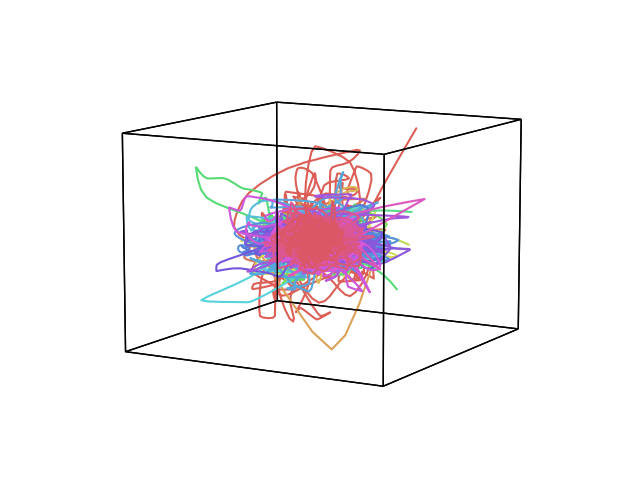
#> input picture auto_examples/images/sphx_glr_analyze_001.png, 640 x 480 px
$ python -i colors.py   (imports and definitions only)   (older library calls are emulated)
#> lines starting #> are read from the running program, lines starting #| are printed output that depends on the picture
### hypertools/_shared/helpers.py
#!/usr/bin/env python

"""
Helper functions
"""

##PACKAGES##
import numpy as np
import itertools
import datawrangler as dw
from matplotlib.lines import Line2D

# NOTE: seaborn and scipy.interpolate are imported lazily inside the functions
# that use them -- together they added ~1s to `import hypertools`.
#
# 2026-07 audit (X7-code-org-rest-002): this module used to call
# np.seterr(divide='ignore', invalid='ignore') at import time, permanently
# silencing numpy divide/invalid warnings PROCESS-WIDE for anyone who
# imported hypertools -- masking real numerical errors in users' own
# analysis code. Suppression is now scoped locally (np.errstate) at the
# specific call sites that intentionally divide by possibly-zero ranges.


# [407 lines left out: functions center, scale, group_by_category, vals2colors, vals2bins, interp_array and 7 more, not called in this run]


#: default vertex count a drawn line is upsampled toward by `antialias_line`
ANTIALIAS_TARGET_VERTICES = 900


#: Half-width of the frame square a static 2-D plot draws round its data,
#: which `plot()` rescales into ``[-1, 1]``. The square used to sit AT
#: +-1, so the extreme observations lay on the frame line and looked
#: clipped (1.1 release review, feature-tour 9.12-9.14, 12.1-12.2: markers
#: straddling the frame); the 12.5 % margin gives them the room the 3-D
#: cube's perspective gives its corners. Both backends draw the same
#: square and pin the axes to `UNIT_FRAME_LIMIT`, 10 % beyond it (the
#: same limit-to-frame ratio as before).
UNIT_FRAME_SCALE = 1.125
UNIT_FRAME_LIMIT = 1.1 * UNIT_FRAME_SCALE


# [91 lines left out: functions antialias_line, row_index_x, split_marker_line_fmt, not called in this run]


def _is_container_or_scalar(x):
    """Python containers and scalars (incl. str/bytes): never a dataset
    object, and never handed to the datawrangler predicates, which try to
    interpret a string as a file path or URL (loading -- or fetching -- it)
    and would walk every element of a list."""
    return isinstance(x, (list, tuple, dict, set)) or np.isscalar(x)


# [22 lines left out: functions is_text_item, is_number_item, not called in this run]


def is_array_dataset(x):
    """True for ONE array dataset: anything datawrangler classifies as an
    array (``dw.zoo.is_array``: every non-string type from the numpy module
    -- ndarray, matrix, memmap, ...) plus numpy masked arrays (whose types
    live in ``numpy.ma``, which ``is_array`` does not admit). Scalars,
    python lists and tuples are NOT array datasets even though
    ``dw.zoo.is_array`` admits numbers and lists of numbers: those are the
    callers' scalar / list-of-numbers cases.
    """
    if _is_container_or_scalar(x):
        return False
    return np.ma.isMaskedArray(x) or dw.zoo.is_array(x)


# [133 lines left out: functions is_frame_dataset, is_series_like, as_pandas_dataframe, get_type, convert_text, get_dtype, not called in this run]

### hypertools/plot/colors.py
#!/usr/bin/env python
"""Robust color mapping for hypertools.

One pathway that turns *anything describable as color information* into RGB:
categorical labels, continuous values, soft cluster assignments / mixture
proportions, or arbitrary numeric matrices. Ported from the hypertools revamp
design (jeremymanning/hypertools issues #10, #11, #24) and reimplemented
against current numpy/seaborn.
"""

import collections.abc
import warnings

import datawrangler as dw
import numpy as np
import pandas as pd

from .._shared.helpers import (is_array_dataset, is_frame_dataset,
                               is_series_like, as_pandas_dataframe)

# neutral color for observations whose hue value is non-finite (NaN/inf):
# a light gray that reads as "no information" next to any palette, so a
# missing value can never silently masquerade as a real data color
# (release-1.0 audit, F02-001/F24-004)
NAN_COLOR = (0.75, 0.75, 0.75)

#: The palette every entry point here falls back to when none is given (and
#: `plot()`'s own default). Named once so the "categories missing from a
#: `palette=` dict fall back to the default palette" rule in
#: `resolve_category_colors` cannot drift away from what an unspecified
#: `palette=` would have drawn.
DEFAULT_PALETTE = 'hls'


# [267 lines left out: functions is_missing_label, mat2colors, _warn_non_finite, colors2groups, _is_numeric, _flatten_if_nested and 2 more, not called in this run]


#: How many anchor colors `palette='image:<path>'` extracts for a CONTINUOUS
#: mapping, which asks `_get_palette` for `n_bins` (100) colors -- clustering
#: an image into 100 groups is both slow and meaningless, so it takes this
#: few and lets the short-list blending (the `continuous` arm of
#: `_get_palette`'s `len(colors) < n_colors` branch) build the gradient. A
#: CATEGORICAL or matrix mapping instead extracts exactly as many colors as it
#: has categories, so the number of groups is NOT capped at this value; see
#: `_image_palette_list`.
IMAGE_PALETTE_N = 6

#: Prefix that marks a `palette=` string as "extract this from an image".
#: Seaborn/matplotlib palette names never contain a colon, so there is no
#: collision; an unmatched name still reaches seaborn and raises its own
#: "is not a valid palette name" error.
IMAGE_PALETTE_PREFIX = 'image:'

#: Below this chroma (max(RGB) - min(RGB)) an image has no color to be
#: salient ABOUT, so `image_palette` orders by population instead.
_ACHROMATIC_EPS = 0.02

#: sRGB relative-luminance weights (Rec. 709, as used by WCAG's contrast
#: definition): ``L = 0.2126 R + 0.7152 G + 0.0722 B`` over RGB in [0, 1].
#: Named once so `luminance` and `image_palette`'s `max_luminance=` /
#: `min_luminance=` bounds cannot disagree about what "too bright" means.
LUMINANCE_WEIGHTS = (0.2126, 0.7152, 0.0722)

#: Options `palette='image:<path>?<key>=<value>&...'` may carry, and the
#: type each is read as. They are exactly the tunable arguments of
#: `image_palette`, so the declarative string form can reach everything the
#: function call can.
#: keys `sort_colors` (and `palette_sort=`, and an image spec's ``?sort=``)
#: accept; None means "the palette's own order" (`sort_colors` docstring).
PALETTE_SORT_KEYS = ('value', 'hue', 'lightness', 'columns', 'original')


# [8 lines left out: function _parse_sort_option, not called in this run]


_IMAGE_SPEC_OPTIONS = {'max_luminance': float, 'min_luminance': float,
                       'n_colors': int, 'resize': int, 'random_state': int,
                       'sort': _parse_sort_option}


# [110 lines left out: functions sort_colors, is_palette_matrix, not called in this run]


from matplotlib.colors import LinearSegmentedColormap  # noqa: E402


class MatrixColormap(LinearSegmentedColormap):
    """A `LinearSegmentedColormap` built from ordered anchor colors that
    samples by EXACT linear interpolation between them (a plain
    LinearSegmentedColormap quantizes to its lookup table, so a plot asking
    for as many colors as there are anchors would not get the anchors back).
    Everything else -- colorbars, `resampled`, reversed -- is inherited."""

    # [212 lines left out: functions __init__, __call__, matrix_palette, luminance, _parse_image_spec, not called in this run]


def _image_pixels(image, resize):
    """(n_pixels, 3) float RGB in [0, 1] from a path, PIL image, or array."""
    import os

    from PIL import Image

    if is_array_dataset(image):
        arr = np.asarray(image)
        if arr.dtype.kind == 'f':
            arr = np.clip(arr, 0.0, 1.0) * 255.0
        im = Image.fromarray(arr.astype(np.uint8)).convert('RGB')
    elif hasattr(image, 'convert'):          # a PIL.Image.Image
        im = image.convert('RGB')
    else:
        path = os.path.expanduser(os.fspath(image))
        if not os.path.exists(path):
            raise FileNotFoundError(
                f"image_palette() could not find an image at {path!r}. It "
                "takes a LOCAL path, a PIL image, or an (H, W, 3) array -- "
                "hypertools never downloads the image for you, so fetch and "
                "cache it yourself first.")
        im = Image.open(path).convert('RGB')
    im.thumbnail((int(resize), int(resize)))
    return np.asarray(im, dtype=np.float64).reshape(-1, 3) / 255.0


def image_palette(image, n_colors=IMAGE_PALETTE_N, resize=200,
                  random_state=0, max_luminance=None,
                  min_luminance=None, sort=None):
    """Extract a color palette from an image, most VISUALLY SALIENT first
    (or in the order ``sort=`` asks for).

    Parameters
    ----------
    image : str, pathlib.Path, PIL.Image.Image, or numpy array
        A LOCAL image file, an already-open PIL image, or an (H, W, 3) array
        (uint8 0-255, or float 0-1). URLs are deliberately not accepted:
        hypertools does not fetch images, so download and cache the file
        yourself and pass the cached path.
    n_colors : int
        UPPER bound on how many colors to return (default 6). Fewer come
        back when the image has fewer distinct colors, or when two cluster
        centers coincide to 3 decimal places.
    sort : see `sort_colors`, or None (default)
        None keeps the salience order (most visually salient first: the
        color the image is ABOUT, used as a dataset's lead color). A key
        reorders the extracted colors; ``palette='image:...'`` uses
        ``'value'`` unless the spec says otherwise (``?sort=hue``,
        ``?sort=original``), so an image palette reads as a gradient.
    resize : int
        Longest edge the image is thumbnailed to before clustering
        (default 200). Clustering cost is linear in pixel count.
    random_state : int
        Seed for the k-means fit, so repeated calls return the same palette
        (to within ~1e-15 per channel: k-means' threaded reductions sum in
        whatever order the threads finish, so the centers are reproducible
        but not bit-identical -- compare extracted colors with
        ``np.allclose``, never ``==``).
    max_luminance : float or None
        Drop extracted colors BRIGHTER than this (default None: keep all).
        Luminance is ``0.2126 R + 0.7152 G + 0.0722 B`` over RGB in [0, 1]
        (`luminance` / `LUMINANCE_WEIGHTS`). Filtering happens AFTER the
        salience ordering, so ``image_palette(path, max_luminance=0.6)[0]``
        is "the most salient color that is still legible on a white page":
        The Great Wave's two most salient clusters are its cream sky and
        foam (luminance 0.88 and 0.94), and this is what steps past them to
        its Prussian blue.
    min_luminance : float or None
        Drop extracted colors DARKER than this (default None: keep all) --
        the same filter from the other end, for artwork whose salient
        colors are near-black on a dark page.

    Returns
    -------
    palette : numpy.ndarray
        (k, 3) float RGB in [0, 1], k <= n_colors, ordered most salient
        first.

    Raises
    ------
    ValueError
        If a luminance bound excludes EVERY extracted color. The message
        reports the luminances actually measured, because the fix (widen
        the bound, raise `n_colors` so more clusters are extracted, or use
        a different image) depends on which of them it was.

    Notes
    -----
    Salience is ``pixel_fraction * chroma``, where
    ``chroma = max(r, g, b) - min(r, g, b)`` measures distance from gray.
    Ordering by pixel fraction ALONE returns a painting's background --
    which is exactly the bug this function exists to avoid. When every
    cluster is achromatic (max chroma < 0.02, i.e. a grayscale image) the
    ordering falls back to pixel fraction, because a gray image has no
    vivid color and "largest" is then the right answer.

    Examples
    --------
    >>> from hypertools.plot.colors import image_palette
    >>> image_palette('starry_night.jpg')[0]        # doctest: +SKIP
    array([0.16, 0.24, 0.55])

    The same extraction is reachable declaratively from any plotting call
    that takes a palette, luminance bounds included::

        hyp.plot(x, hue=values, palette='image:starry_night.jpg')
        hyp.plot(x, hue=values,
                 palette='image:great_wave.jpg?max_luminance=0.6')
    """
    from sklearn.cluster import KMeans

    if (not isinstance(n_colors, (int, np.integer))
            or isinstance(n_colors, bool) or n_colors < 1):
        raise ValueError(
            f"n_colors= must be a positive integer; got {n_colors!r}")
    lo, hi = _luminance_bounds(min_luminance, max_luminance)
    px = _image_pixels(image, resize)
    if len(px) == 0:
        raise ValueError("image_palette() got an image with no pixels")
    # cap k at the number of DISTINCT colors: asking k-means for more
    # clusters than there are distinct points emits a ConvergenceWarning
    # and returns duplicate centers
    k = int(min(n_colors, len(np.unique(px, axis=0))))
    km = KMeans(n_clusters=k, n_init=4, random_state=random_state).fit(px)
    centers = np.clip(km.cluster_centers_, 0.0, 1.0)
    frac = np.bincount(km.labels_, minlength=k) / len(px)
    chroma = centers.max(axis=1) - centers.min(axis=1)
    score = frac if chroma.max() < _ACHROMATIC_EPS else frac * chroma
    out, seen = [], set()
    for i in np.argsort(-score, kind='stable'):
        key = tuple(np.round(centers[i], 3))
        if key in seen:
            continue
        seen.add(key)
        out.append(centers[i])
    if lo > 0.0 or hi < 1.0:
        lums = luminance(np.asarray(out, dtype=float))
        kept = [c for c, value in zip(out, np.atleast_1d(lums))
                if lo <= value <= hi]
        if not kept:
            raise ValueError(
                f"image_palette(): none of the {len(out)} color(s) "
                f"extracted from this image have luminance in "
                f"[{lo:g}, {hi:g}] (measured: "
                f"{[round(float(v), 3) for v in np.atleast_1d(lums)]}). "
                "Widen the bound, raise n_colors= so more clusters are "
                "extracted, or use a different image.")
        out = kept
    return sort_colors(np.asarray(out, dtype=float), sort)


def _luminance_bounds(min_luminance, max_luminance):
    """Validated ``(lo, hi)`` luminance window; `None` means "no bound"."""
    bounds = []
    for name, value, default in (('min_luminance', min_luminance, 0.0),
                                 ('max_luminance', max_luminance, 1.0)):
        if value is None:
            bounds.append(default)
            continue
        if isinstance(value, bool) or not isinstance(
                value, (int, float, np.integer, np.floating)):
            raise ValueError(
                f"{name}= must be a number in [0, 1] (relative luminance, "
                f"0.2126 R + 0.7152 G + 0.0722 B) or None; got {value!r}")
        value = float(value)
        if not 0.0 <= value <= 1.0:
            raise ValueError(
                f"{name}= must be in [0, 1] (relative luminance); "
                f"got {value!r}")
        bounds.append(value)
    lo, hi = bounds
    if lo > hi:
        raise ValueError(
            f"min_luminance={lo!r} is greater than max_luminance={hi!r}, "
            "so no color could ever satisfy both")
    return lo, hi


# palettes that wrap the hue circle end-to-end: sampling them over the full
# cycle makes a continuous mapping's minimum and maximum values visually
# identical (release-1.0 audit, F01-013)
_CYCLIC_PALETTES = ('hls', 'husl')


# [473 lines left out: functions _continuous_palette, interpolate_colors, _image_palette_list, _get_palette, _is_color, _names_a_palette and 6 more, not called in this run]


# Legacy continuous-color helpers live in _shared.helpers (import *-ed widely);
# re-export them here so plot.colors is the single coloring surface.
from .._shared.helpers import vals2colors, vals2bins  # noqa: F401,E402

>>> import cv2
>>> picture = cv2.imread('../../auto_examples/images/sphx_glr_analyze_001.png', cv2.IMREAD_GRAYSCALE)
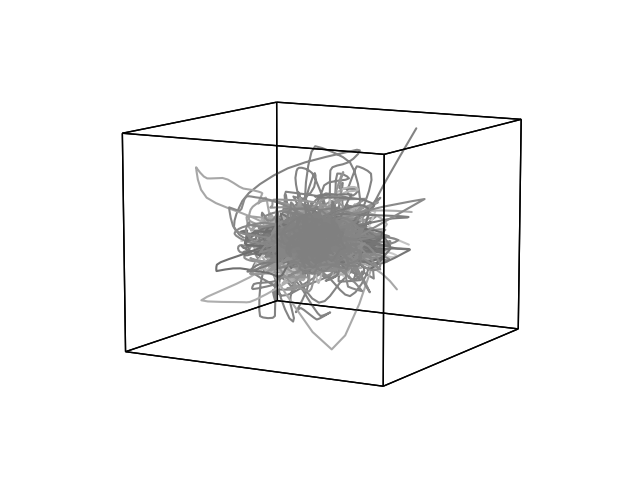
#> picture: shape (480, 640); min 0, max 255, mean 245.7
>>> result = image_palette(picture)
#> (the run stopped early here; a loop or call above may not have finished)
